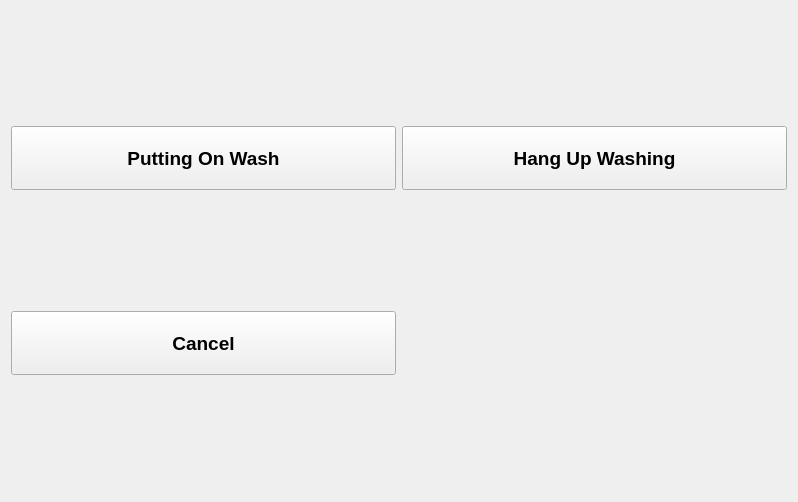
<?xml version="1.0" encoding="UTF-8"?>
<ui version="4.0">
 <class>WashingOptionWidget</class>
 <widget class="QWidget" name="WashingOptionWidget">
  <property name="geometry">
   <rect>
    <x>0</x>
    <y>0</y>
    <width>798</width>
    <height>502</height>
   </rect>
  </property>
  <property name="windowTitle">
   <string>Form</string>
  </property>
  <layout class="QGridLayout" name="gridLayout">
   <item row="0" column="0">
    <widget class="QPushButton" name="puttingOnWashButton">
     <property name="minimumSize">
      <size>
       <width>256</width>
       <height>64</height>
      </size>
     </property>
     <property name="font">
      <font>
       <pointsize>14</pointsize>
       <weight>75</weight>
       <bold>true</bold>
      </font>
     </property>
     <property name="text">
      <string>Putting On Wash</string>
     </property>
    </widget>
   </item>
   <item row="0" column="1">
    <widget class="QPushButton" name="hangUpWashButton">
     <property name="minimumSize">
      <size>
       <width>256</width>
       <height>64</height>
      </size>
     </property>
     <property name="font">
      <font>
       <pointsize>14</pointsize>
       <weight>75</weight>
       <bold>true</bold>
      </font>
     </property>
     <property name="text">
      <string>Hang Up Washing</string>
     </property>
    </widget>
   </item>
   <item row="1" column="0">
    <widget class="QPushButton" name="cancelButton">
     <property name="minimumSize">
      <size>
       <width>256</width>
       <height>64</height>
      </size>
     </property>
     <property name="font">
      <font>
       <pointsize>14</pointsize>
       <weight>75</weight>
       <bold>true</bold>
       <kerning>true</kerning>
      </font>
     </property>
     <property name="text">
      <string>Cancel</string>
     </property>
    </widget>
   </item>
  </layout>
 </widget>
 <resources/>
 <connections/>
</ui>
